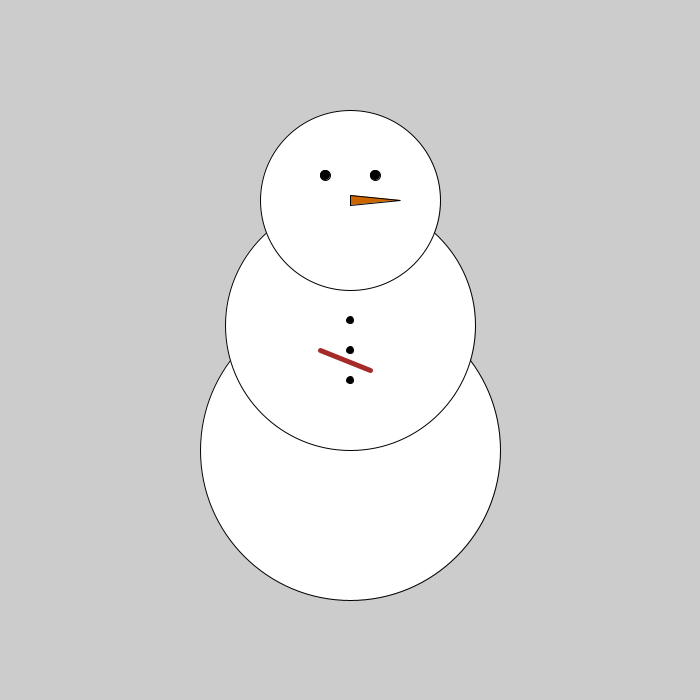
Frame 1 (no input)
Frame 60 (the mouse pressed at the canvas centre just before this capture): identical to frame 1, image omitted
Frame 120 (the mouse held since frame 60 and released just before this capture): identical to frame 1, image omitted

The Processing sketch that drew this single still picture (run headless with seeded random() and noise(); from frame 60 on, the mouse is pressed at the canvas centre):

// Processing sketch: snowman
// ── snowman.pde
void setup(){
  // background
  size(700,700);
  smooth();
  
  // body
  //noStroke();
  circle(350, 450, 300); // bottom
  circle(350, 325, 250); // middle
  circle(350, 200, 180); // top
  
  // nose
  fill(204, 102, 0);
  triangle(350, 195, 350, 205, 400, 200);
  
  // eyes
  fill(0, 0, 0);
  int eyeOffset = 25;
  int eyeHeight = 175;
  circle(350 + eyeOffset, eyeHeight, 10);
  circle(350 - eyeOffset, eyeHeight, 10);
  
  // buttons
  int buttonSpacing = 30;
  int centerButtonHeight = 350;
  circle(350, centerButtonHeight + buttonSpacing,  7);
  circle(350, centerButtonHeight,  7);
  circle(350, centerButtonHeight - buttonSpacing,  7);
  
  // arms
  stroke(165,42,42);
  strokeWeight(5);
  int armWidth = 50;
  int armHeight = 20;
  line(320, 350, 320 + armWidth, 350 + armHeight);
  
  
}

void draw(){
  
}
